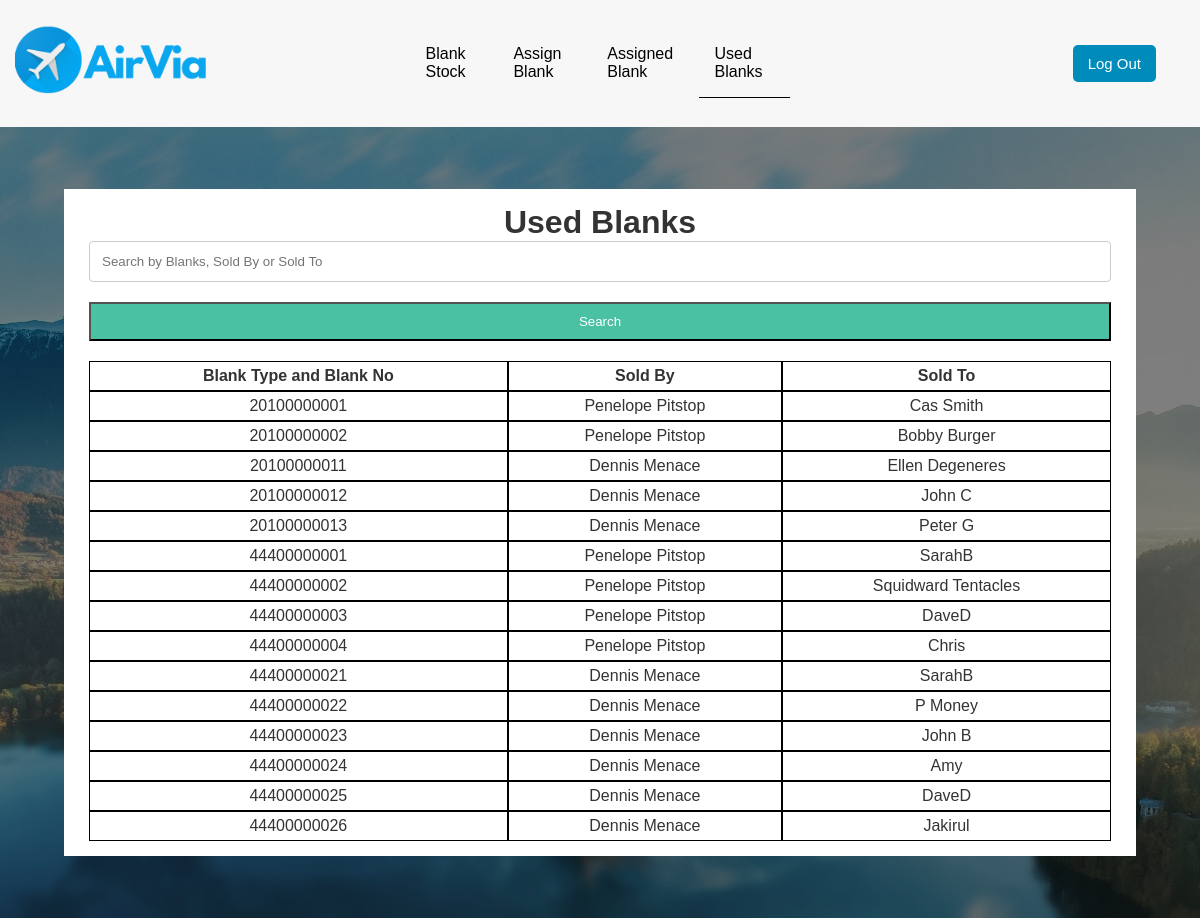
/templates/systemadmin/usedblanks.php (signed in), run on the app's committed database.
### tables this page shows
CREATE TABLE `soldticket` (
  `id` int(11) NOT NULL,
  `date1` date NOT NULL,
  `datepaid` tinyint(1) NOT NULL,
  `datepaid1` date NOT NULL,
  `type1` varchar(255) NOT NULL,
  `paymenttype1` varchar(255) NOT NULL,
  `blanktypeandno1` varchar(255) NOT NULL,
  `fullname1` varchar(255) NOT NULL,
  `othername` varchar(255) NOT NULL,
  `origin` varchar(255) NOT NULL,
  `destination` varchar(255) NOT NULL,
  `currcode` varchar(255) NOT NULL,
  `amount1` varchar(255) NOT NULL,
  `USD` varchar(255) NOT NULL,
  `decimals` varchar(255) NOT NULL,
  `amountUSD` varchar(255) NOT NULL,
  `localtax` varchar(255) NOT NULL,
  `othertax` varchar(255) NOT NULL,
  `totaltax` varchar(255) NOT NULL,
  `totalamount1` varchar(255) NOT NULL,
  `nameoncard1` varchar(255) NOT NULL,
  `cardno1` varchar(255) NOT NULL,
  `cvv1` varchar(255) NOT NULL,
  `expirydate1` varchar(255) NOT NULL,
  `soldby` varchar(255) NOT NULL,
  `discount` varchar(255) NOT NULL,
  `discperc` varchar(255) NOT NULL,
  `existingdiscount` varchar(255) NOT NULL,
  `afterdiscount` float NOT NULL,
  `commission` varchar(255) NOT NULL DEFAULT '0',
  `range1` varchar(255) NOT NULL,
  `range2` varchar(255) NOT NULL
);

### templates/systemadmin/usedblanks.php (the view, shortened to what this page needs)
<!DOCTYPE html>
<html lang="en">
<head>
    <?php include('../../partials/header.php') ?>
</head>
<body style=" background: #344a72; ">
    <nav id="main-nav">
    <div class="contain" style="padding: 1.8rem;">
            <a href="home.php">
                <img src="../../static/img/logo22.png" alt="" style=" position: absolute;top: 20px; left: 15px; max-width:200px">
            </a>
            <ul>
                <li><a href="blankstock.php">Blank Stock</a></li>
                <li><a href="assignBlank.php">Assign Blank</a></li>
                <li><a href="assignedBlanks.php" >Assigned Blank</a></li>
                <li><a href="#" class="present">Used Blanks</a></li>
            </ul>
            <form action="../logout1.php" method="POST">
            <div class="item" style="padding: 15px 32px; text-align: center; border-radius: 5px; display: inline-block; position: absolute;top: 5px;right: 10px;">
                    <button style="background-color: #008CBA;border: none;color: white;padding: 10px 15px;text-align: center;border-radius: 5px;display: inline-block;font-size: 15px;margin:25px 2px;cursor: pointer;"
                    type="submit" class="logoutbtn" name="logout_btn1">Log Out</button>
                    </div>
            </form>
        </div>
    </nav>
    <header id="showcase">
        <div class="contain">
            <div class="showcase-contain">
                <div class="showcase-content">
                    <div id="container" style="max-width: 100%;">
                    <div class="form-wrap" style="max-width: 100rem;text-align: center; overflow: auto">
                <?php
                    $connection = mysqli_connect("localhost","root","","ats");
                    $search = mysqli_real_escape_string($connection, @$_POST['search']);
                    $query = "SELECT * FROM soldticket WHERE blanktypeandno1 LIKE '%$search%' OR soldby LIKE '%$search%' GROUP BY(blanktypeandno1)";
                    $query_run = mysqli_query($connection,$query); ?>
                    <h1 style="text-align: center; ">Used Blanks</h1>
                    <form action="usedblanks.php" method="POST">
                    <input type="text" name="search" placeholder="Search by Blanks, Sold By or Sold To">
                    <button type="submit" name="submit-search">Search</button>
                    </form>
                    <table style="margin-top: 20px" class="table table-bordered" id="dataTable" width="100%" cellspacing="0">
                            <thead>
                            <tr>
                                <th style="border: 1px solid black; ">Blank Type and Blank No</th>
                                <th style="border: 1px solid black;">Sold By</th>
                                <th style="border: 1px solid black;">Sold To</th>
                            </tr>
                            </thead>
                            <tbody>
                            <?php
                        if(mysqli_num_rows($query_run) > 0) {
                            while($row = mysqli_fetch_assoc($query_run)) {
                                ?>
                            <tr>
                                <td style="border: 1px solid black; text-align: center;  "><?php echo $row['blanktypeandno1'] ?> </td>
                                <td style="border: 1px solid black;"><?php echo $row['soldby'] ?> </td>
                                <td style="border: 1px solid black;"><?php echo $row['fullname1'] ?> <?php echo $row['othername'] ?> </td>
                            </tr>
                            <?php
                            }}
                            else {
                                echo "No record found";
                            }
                    ?>
                        </table>
                        </div>
                        </div>
                </div>
            </div>
        </div>
    </header>
</body>
</html>

### static/css/style.css (style rules this page uses)
* { padding: 0; margin: 0; box-sizing: border-box; }
body { font-family: Verdana, Geneva, Tahoma, sans-serif; }
#main-nav { background: #f7f7f7; position: sticky; top: 0; color: #333; z-index: 2; }
#main-nav .contain { display: grid; grid-template-columns: 1fr 1fr 1fr; }
#main-nav .contain ul { display: flex; list-style: none; align-items: center; }
#main-nav .contain ul li a { padding: 1rem; display: inline-block; }
#main-nav .contain div { justify-self: center; text-align: center; padding-top: 30px; }
.contain { max-width: 1200px; overflow: hidden; margin: auto; padding: 0 2rem; }
#showcase { background: #000; color: #fff; padding: 2rem; position: relative; }
#showcase::before { content: ''; background: url(../../static/img/showcase.jpg) no-repeat center center/cover; position: absolute; top: 0; left: 0; width: 100%; height: 100%; opacity: 0.5; }
#showcase .showcase-contain { display: grid; min-height: 77.5vh; }
#showcase .showcase-content { z-index: 1; color: #f7f7f7; }
.present { border-bottom: 1px solid #000; }
.form-wrap { padding: 15px 25px; }
.form-wrap h1, .form-wrap p { text-align: center; }
.form-wrap button { display: block; width: 100%; padding: 0.7rem; margin-top: 2rem; cursor: pointer; background: #2b59a2; }
a { text-decoration: none; color: #000; padding: 1rem; }
form, label, input { margin:0; }
form { text-align: left; font-size: 15px; }
input[type=text], select, textarea { width: 100%; padding: 12px; border: 1px solid #ccc; border-radius: 4px; box-sizing: border-box; resize: vertical; }
#container { margin: 30px auto; max-width: 30rem; }
.form-wrap { background: #fff; padding: 15px 25px; color: #333; }
.form-wrap button { display: block; width: 100%; padding: 10px; margin-top: 20px; background: #49c1a2; color: #fff; cursor: pointer; }

### templates/systemadmin/usedblanks.php (style rules this page uses)
th, td { padding: 5px; }

### data on the page
soldticket: blanktypeandno1 "20100000001", soldby "Penelope Pitstop", othername "Cas Smith"
soldticket: blanktypeandno1 "20100000002", soldby "Penelope Pitstop", othername "Bobby Burger"
soldticket: blanktypeandno1 "20100000011", soldby "Dennis Menace", othername "Ellen Degeneres"
soldticket: blanktypeandno1 "20100000012", soldby "Dennis Menace", othername "John C"
soldticket: blanktypeandno1 "20100000013", soldby "Dennis Menace", othername "Peter G"
soldticket: blanktypeandno1 "44400000001", soldby "Penelope Pitstop", fullname1 "SarahB"
soldticket: blanktypeandno1 "44400000002", soldby "Penelope Pitstop", othername "Squidward Tentacles"
soldticket: blanktypeandno1 "44400000003", soldby "Penelope Pitstop", fullname1 "DaveD"
soldticket: blanktypeandno1 "44400000004", soldby "Penelope Pitstop", fullname1 "Chris"
soldticket: blanktypeandno1 "44400000021", soldby "Dennis Menace", fullname1 "SarahB"
soldticket: blanktypeandno1 "44400000022", soldby "Dennis Menace", othername "P Money"
soldticket: blanktypeandno1 "44400000023", soldby "Dennis Menace", othername "John B"
soldticket: blanktypeandno1 "44400000024", soldby "Dennis Menace", othername "Amy"
soldticket: blanktypeandno1 "44400000025", soldby "Dennis Menace", fullname1 "DaveD"
soldticket: blanktypeandno1 "44400000026", soldby "Dennis Menace", othername "Jakirul"
